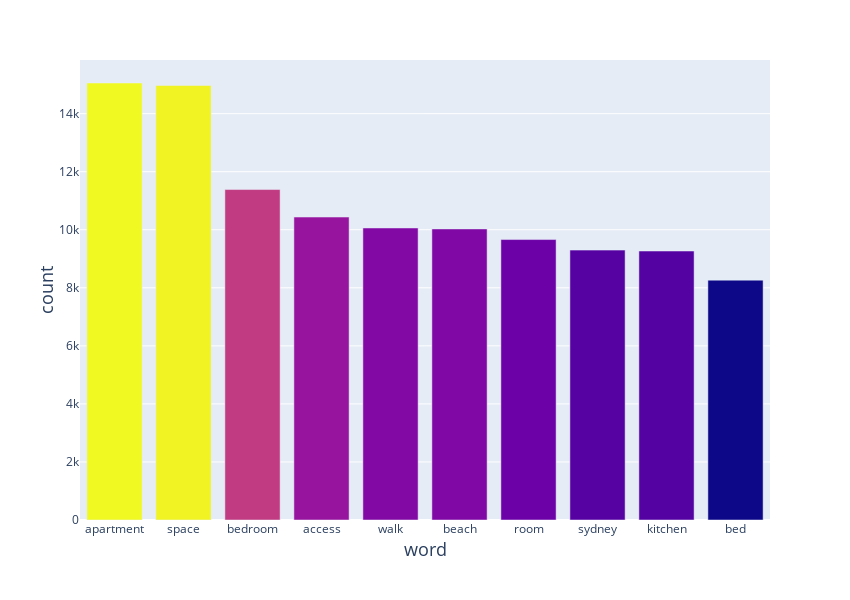

The code cell stored with this chart in its notebook:
### Code cell
# Plot description bar chart
fig = px.bar(df_descriptionword.head(10) , x='word', y='count',
              color='count')
fig.update_layout(height=600,width = 850,title_x=0.5)
fig.update_layout(yaxis=dict(title=dict(standoff = 0,font={'size': 18})))
fig.update_layout(xaxis=dict(title=dict(standoff = 2,font={'size': 18}),tickfont={'size': 12}))
fig.update_layout(coloraxis_showscale=False)
fig.show()

### Figure 1 — Plotly figure (JSON) as saved in the notebook; plotly's stock layout.template omitted (floating-point values rounded to 4 significant figures)
{"data": [{"alignmentgroup": "True", "hovertemplate": "word=%{x}<br>count=%{marker.color}<extra></extra>", "legendgroup": "", "marker": {"color": [15057, 14972, 11386, 10438, 10062, 10029, 9663, 9299, 9267, 8264], "coloraxis": "coloraxis", "pattern": {"shape": ""}}, "name": "", "offsetgroup": "", "orientation": "v", "showlegend": false, "textposition": "auto", "type": "bar", "x": ["apartment", "space", "bedroom", "access", "walk", "beach", "room", "sydney", "kitchen", "bed"], "xaxis": "x", "y": [15057, 14972, 11386, 10438, 10062, 10029, 9663, 9299, 9267, 8264], "yaxis": "y"}], "layout": {"barmode": "relative", "coloraxis": {"colorbar": {"title": {"text": "count"}}, "colorscale": [[0, "#0d0887"], [0.1111, "#46039f"], [0.2222, "#7201a8"], [0.3333, "#9c179e"], [0.4444, "#bd3786"], [0.5556, "#d8576b"], [0.6667, "#ed7953"], [0.7778, "#fb9f3a"], [0.8889, "#fdca26"], [1, "#f0f921"]], "showscale": false}, "height": 600, "legend": {"tracegroupgap": 0}, "margin": {"t": 60}, "title": {"x": 0.5}, "width": 850, "xaxis": {"anchor": "y", "domain": [0, 1], "tickfont": {"size": 12}, "title": {"font": {"size": 18}, "standoff": 2, "text": "word"}}, "yaxis": {"anchor": "x", "domain": [0, 1], "title": {"font": {"size": 18}, "standoff": 0, "text": "count"}}}}
